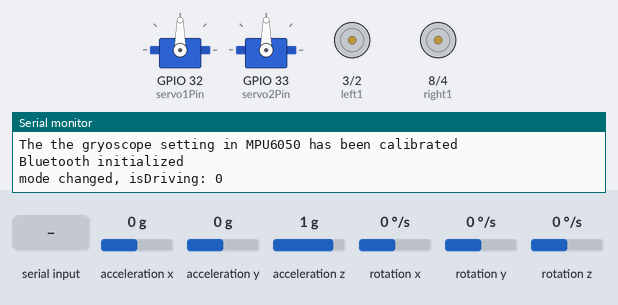
Bench run of a sketch on a simulated ESP32-S3. Shown: 2 × servo, motor-driver pin pairs drawn as motors (green arrow = first pin HIGH = forward, orange = second pin HIGH = backward, longer = more drive, scaled by the enable pin), the last lines printed to the serial monitor. Wiring (inferred from the names in the program): MPU-6050 motion sensor at I2C address 0x68. The inputs (shaded band) are chosen by the test bench; at power-on: acceleration z 1 g, acceleration y 0 g, acceleration x 0 g, rotation x 0 °/s, rotation y 0 °/s, rotation z 0 °/s. Nothing arrives over Bluetooth unless stated.

Above: at 1.5 s.
1.6 s: "a" received over Serial
At 3.7 s:
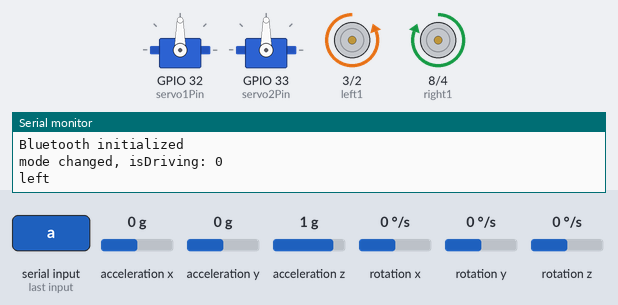
4.6 s: "w" received over the second serial link
At 5.1 s:
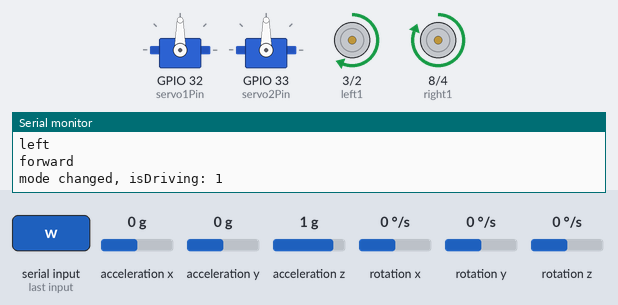
6.1 s: acceleration z set to 0 g
At 8.7 s:
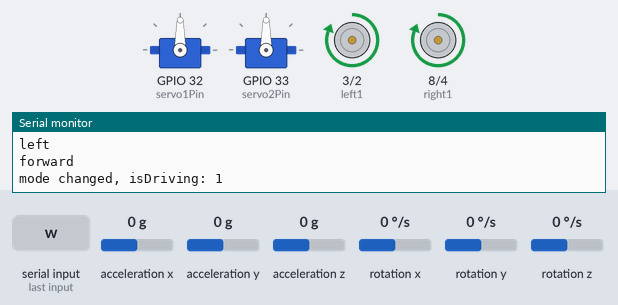
9.1 s: "d" received over Serial
At 9.9 s:
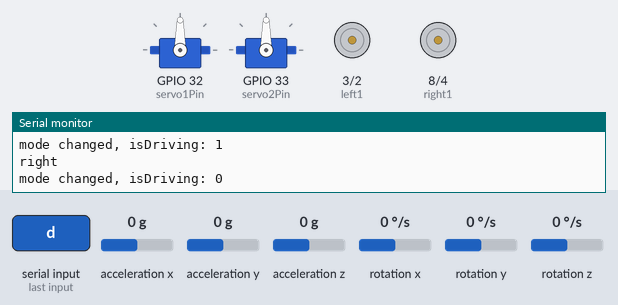
10.6 s: acceleration y set to -1.4 g
At 12.8 s:
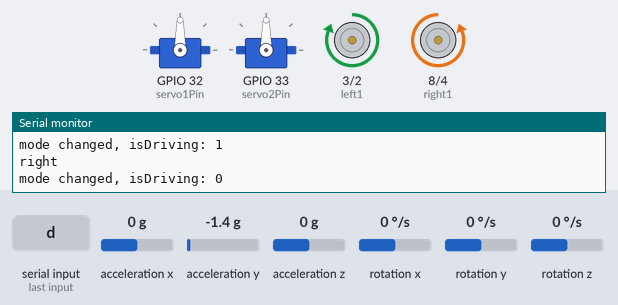
13.6 s: acceleration y set to 0 g
At 14.7 s:
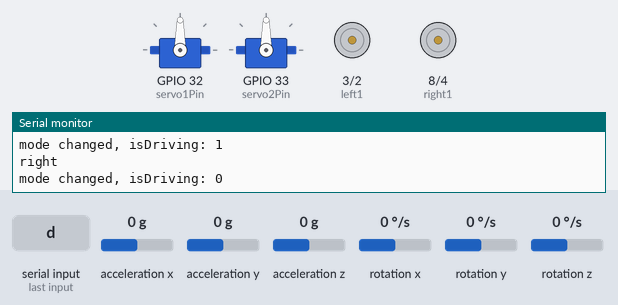
Timing chart, 0 to 16.1 s (numbered marks = the images above; inputs shaded):
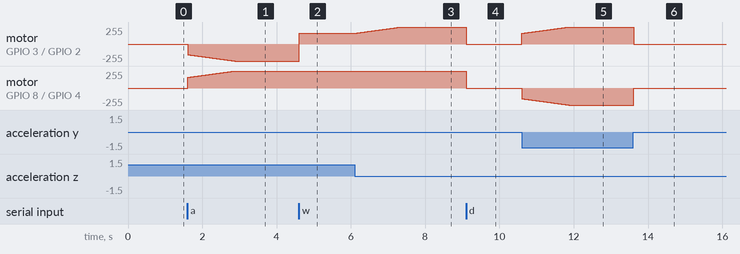

The sketch:

driving_straight_MPU6050_v1.ino
```cpp
/*To understand the context and purpose of this code, visit:
 * https://www.instructables.com/How-to-Make-a-Robot-Car-Drive-Straight-and-Turn-Ex/
 * This code makes references to steps on this Instructables website
 * written by square1a on 7th July 2022
 *
 * Acknowledgement:
 * some of the MPU6050-raw-data-extraction code in void loop() and most in calculateError() are written by Dejan from:
 * https://howtomechatronics.com/tutorials/arduino/arduino-and-mpu6050-accelerometer-and-gyroscope-tutorial/
*/
#include <Wire.h>
#include <BluetoothSerial.h>
#include <ESP32Servo.h>
//control pins for left and right motors
const int leftSpeedPin = 9; //means pin 9 on the Arduino controls the speed of left motor
const int rightSpeedPin = 5;
const int left1 = 3; //left 1 and left 2 control the direction of rotation of left motor
const int left2 = 2;
const int right1 = 8;
const int right2 = 4;

const int MPU = 0x68; // MPU6050 I2C address
float AccX, AccY, AccZ; //linear acceleration
float GyroX, GyroY, GyroZ; //angular velocity
float accAngleX, accAngleY, gyroAngleX, gyroAngleY, gyroAngleZ; //used in void loop()
float roll, pitch, yaw;
float AccErrorX, AccErrorY, GyroErrorX, GyroErrorY, GyroErrorZ;
float elapsedTime, currentTime, previousTime;
int getSerialValue = 0;

const int maxSpeed = 255; //max PWM value written to motor speed pin. It is typically 255.
const int minSpeed = 160; //min PWM value at which motor moves
float angle; //due to how I orientated my MPU6050 on my car, angle = roll
float targetAngle = 0;
int equilibriumSpeed = 100; //rough estimate of PWM at the speed pin of the stronger motor, while driving straight
//and weaker motor at maxSpeed
int leftSpeedPinVal;
int rightSpeedVal;
bool isDriving = false; //if the car driving forward OR rotate/stationary
bool prevIsDriving = true; //equals isDriving in the previous iteration of void loop()
bool paused = false; //is the program paused

Servo servoMotor1;
Servo servoMotor2;
int servo1Pin = 32; // Example, need to redefine
int servo2Pin = 33;
int minUs = 500;
int maxUs = 2500;

BluetoothSerial SerialBT;

void callback(esp_spp_cb_event_t event, esp_spp_cb_param_t *param){
  if(event == ESP_SPP_SRV_OPEN_EVT)
  {
    Serial.println("A client is connected to ESP32");
  }
}

void setup()
{
  Serial.begin(9600);
  Wire.begin();                      // Initialize comunication
  Wire.beginTransmission(MPU);       // Start communication with MPU6050 // MPU=0x68
  Wire.write(0x6B);                  // Talk to the register 6B
  Wire.write(0x00);                  // Make reset - place a 0 into the 6B register
  Wire.endTransmission(true);        //end the transmission
  // Call this function if you need to get the IMU error values for your module
  calculateError();
  delay(20);
  ESP32PWM::allocateTimer(0);
	ESP32PWM::allocateTimer(1);
	ESP32PWM::allocateTimer(2);
	ESP32PWM::allocateTimer(3);
  servoMotor1.setPeriodHertz(50);      // Standard 50hz servo
	servoMotor2.setPeriodHertz(50);      // Standard 50hz servo
  servoMotor1.attach(servo1Pin, minUs, maxUs);
	servoMotor2.attach(servo2Pin, minUs, maxUs);
  servoMotor1.write(90);
  servoMotor2.write(90);

  pinMode(left1, OUTPUT);
  pinMode(left2, OUTPUT);
  pinMode(right1, OUTPUT);
  pinMode(right2, OUTPUT);
  pinMode(leftSpeedPin, OUTPUT);
  pinMode(rightSpeedPin, OUTPUT);
  currentTime = micros();

  SerialBT.register_callback(callback);

  if(!SerialBT.begin("ESP32-Bluetooth"))
  {
    Serial.println("An error occurred initializing Bluetooth");
  }
  else
  {
    Serial.println("Bluetooth initialized");
  }
}

void loop()
{
  // === Read accelerometer (on the MPU6050) data === //
  readAcceleration();
  // Calculating Roll and Pitch from the accelerometer data
  accAngleX = (atan(AccY / sqrt(pow(AccX, 2) + pow(AccZ, 2))) * 180 / PI) - AccErrorX; //AccErrorX is calculated in the calculateError() function
  accAngleY = (atan(-1 * AccX / sqrt(pow(AccY, 2) + pow(AccZ, 2))) * 180 / PI) - AccErrorY;

  // === Read gyroscope (on the MPU6050) data === //
  previousTime = currentTime;
  currentTime = micros();
  elapsedTime = (currentTime - previousTime) / 1000000; // Divide by 1000 to get seconds
  readGyro();
  // Correct the outputs with the calculated error values
  GyroX -= GyroErrorX; //GyroErrorX is calculated in the calculateError() function
  GyroY -= GyroErrorY;
  GyroZ -= GyroErrorZ;
  // Currently the raw values are in degrees per seconds, deg/s, so we need to multiply by sendonds (s) to get the angle in degrees
  gyroAngleX += GyroX * elapsedTime; // deg/s * s = deg
  gyroAngleY += GyroY * elapsedTime;
  yaw += GyroZ * elapsedTime;
  //combine accelerometer- and gyro-estimated angle values. 0.96 and 0.04 values are determined through trial and error by other people
  roll = 0.96 * gyroAngleX + 0.04 * accAngleX;
  pitch = 0.96 * gyroAngleY + 0.04 * accAngleY;
  angle = roll; //if you mounted MPU6050 in a different orientation to me, angle may not = roll. It can roll, pitch, yaw or minus version of the three
  //for me, turning right reduces angle. Turning left increases angle.

  // Print the values on the serial monitor
  if(Serial.available() || SerialBT.available() > 0)
  {
    char getSerialValue;
    if (Serial.available())
    {
      getSerialValue = Serial.read();
    }
    else if (SerialBT.available())
    {
      getSerialValue = SerialBT.read();
    }

    if (getSerialValue == 'w') //drive forward
    {
      Serial.println("forward");
      isDriving = true;
    }
    else if (getSerialValue == 'a') //turn left
    {
      Serial.println("left");
      targetAngle += 90;
      if (targetAngle > 180){
        targetAngle -= 360;
      }
      isDriving = false;
    }
    else if (getSerialValue == 'd') //turn right
    {
      Serial.println("right");
      targetAngle -= 90;
      if (targetAngle <= -180)
      {
        targetAngle += 360;
      }
      isDriving = false;
    }
    else if (getSerialValue == 'q') //stop or brake
    {
      Serial.println("stop");
      isDriving = false;
    }
    else if (getSerialValue == 'i') //print information. When car is stationary, GyroX should approx. = 0.
    {
      Serial.print("angle: ");
      Serial.println(angle);
      Serial.print("targetAngle: ");
      Serial.println(targetAngle);
      Serial.print("GyroX: ");
      Serial.println(GyroX);
      Serial.print("elapsedTime (in ms): "); //estimates time to run void loop() once
      Serial.println(elapsedTime * pow(10, 3));
      Serial.print("equilibriumSpeed: ");
      Serial.println(equilibriumSpeed);
    }
    else if (getSerialValue == 'p') //pause the program
    {
      paused = !paused;
      stopCar();
      isDriving = false;
      Serial.println("key p was pressed, which pauses/unpauses the program");
    }
  }

  static int count;
  static int countStraight;

  if (count < 6)
  {
    count ++;
  }
  else //runs once after void loop() runs 7 times. void loop runs about every 2.8ms, so this else condition runs every 19.6ms or 50 times/second
  {
    count = 0;
    if (!paused)
    {
      if (isDriving != prevIsDriving)
      {
          leftSpeedPinVal = equilibriumSpeed;
          countStraight = 0;
          Serial.print("mode changed, isDriving: ");
          Serial.println(isDriving);
      }
      if (isDriving)
      {
        if (abs(targetAngle - angle) < 3)
        {
          if (countStraight < 20)
          {
            countStraight ++;
          }
          else
          {
            countStraight = 0;
            equilibriumSpeed = leftSpeedPinVal; //to find equilibrium speed, 20 consecutive readings need to indicate car is going straight
            Serial.print("EQUILIBRIUM reached, equilibriumSpeed: ");
            Serial.println(equilibriumSpeed);
          }
        }
        else
        {
          countStraight = 0;
        }
        driving();
      }
	    else
      {
        rotate();
      }
      prevIsDriving = isDriving;
    }
  }
}

void driving () //called by void loop(), which isDriving = true
{
  int deltaAngle = round(targetAngle - angle); //rounding is neccessary, since you never get exact values in reality
  forward();

  if (deltaAngle != 0)
  {
    controlSpeed();
    rightSpeedVal = maxSpeed;
    analogWrite(rightSpeedPin, rightSpeedVal);
    analogWrite(leftSpeedPin, leftSpeedPinVal);
  }
}

void controlSpeed() //this function is called by driving ()
{
  int deltaAngle = round(targetAngle - angle);
  int targetGyroX;

  //setting up propoertional control, see Step 3 on the website
  if (deltaAngle > 30){
      targetGyroX = 60;
  } else if (deltaAngle < -30){
    targetGyroX = -60;
  } else {
    targetGyroX = 2 * deltaAngle;
  }

  if (round(targetGyroX - GyroX) == 0){
    ;
  } else if (targetGyroX > GyroX){
    leftSpeedPinVal = changeSpeed(leftSpeedPinVal, -1); //would increase GyroX
  } else {
    leftSpeedPinVal = changeSpeed(leftSpeedPinVal, +1);
  }
}

void rotate () //called by void loop(), which isDriving = false
{
  int deltaAngle = round(targetAngle - angle);
  int targetGyroX;

  if (abs(deltaAngle) <= 1)
  {
    stopCar();
  }
  else
  {
    if (angle > targetAngle) { //turn left
      left();
    } else if (angle < targetAngle) {//turn right
      right();
    }

    //setting up propoertional control, see Step 3 on the website
    if (abs(deltaAngle) > 30){
      targetGyroX = 60;
    } else {
      targetGyroX = 2 * abs(deltaAngle);
    }

    if (round(targetGyroX - abs(GyroX)) == 0){
      ;
    } else if (targetGyroX > abs(GyroX)){
      leftSpeedPinVal = changeSpeed(leftSpeedPinVal, +1); //would increase abs(GyroX)
    } else {
      leftSpeedPinVal = changeSpeed(leftSpeedPinVal, -1);
    }
    rightSpeedVal = leftSpeedPinVal;
    analogWrite(rightSpeedPin, rightSpeedVal);
    analogWrite(leftSpeedPin, leftSpeedPinVal);
  }
}

int changeSpeed (int motorSpeed, int increment)
{
  motorSpeed += increment;

  if (motorSpeed > maxSpeed)  //to prevent motorSpeed from exceeding 255, which is a problem when using analogWrite
  {
    motorSpeed = maxSpeed;
  }
  else if (motorSpeed < minSpeed)
  {
    motorSpeed = minSpeed;
  }
  return motorSpeed;
}

void calculateError() // When this function is called, ensure the car is stationary. See Step 2 for more info
{
  // Read accelerometer values 200 times
  getSerialValue = 0;
  while (getSerialValue < 200) {
    readAcceleration();
    // Sum all readings
    AccErrorX += (atan((AccY) / sqrt(pow((AccX), 2) + pow((AccZ), 2))) * 180 / PI);
    AccErrorY += (atan(-1 * (AccX) / sqrt(pow((AccY), 2) + pow((AccZ), 2))) * 180 / PI);
    getSerialValue++;
  }
  //Divide the sum by 200 to get the error value, since expected value of reading is zero
  AccErrorX = AccErrorX / 200;
  AccErrorY = AccErrorY / 200;
  getSerialValue = 0;

  // Read gyro values 200 times
  while (getSerialValue < 200) {
    readGyro();
    // Sum all readings
    GyroErrorX += GyroX;
    GyroErrorY += GyroY;
    GyroErrorZ += GyroZ;
    getSerialValue++;
  }
  //Divide the sum by 200 to get the error value
  GyroErrorX = GyroErrorX / 200;
  GyroErrorY = GyroErrorY / 200;
  GyroErrorZ = GyroErrorZ / 200;
  Serial.println("The the gryoscope setting in MPU6050 has been calibrated");
}

void readAcceleration()
{
  Wire.beginTransmission(MPU);
  Wire.write(0x3B); // Start with register 0x3B (ACCEL_XOUT_H)
  Wire.endTransmission(false);
  Wire.requestFrom(MPU, 6, true); // Read 6 registers total, each axis value is stored in 2 registers
  //For a range of +-2g, we need to divide the raw values by 16384, according to the MPU6050 datasheet
  AccX = (Wire.read() << 8 | Wire.read()) / 16384.0; // X-axis value
  AccY = (Wire.read() << 8 | Wire.read()) / 16384.0; // Y-axis value
  AccZ = (Wire.read() << 8 | Wire.read()) / 16384.0; // Z-axis value
}

void readGyro()
{
  Wire.beginTransmission(MPU);
  Wire.write(0x43);
  Wire.endTransmission(false);
  Wire.requestFrom(MPU, 6, true);
  GyroX = (Wire.read() << 8 | Wire.read()) / 131.0;
  GyroY = (Wire.read() << 8 | Wire.read()) / 131.0;
  GyroZ = (Wire.read() << 8 | Wire.read()) / 131.0;
}

void stopCar()
{
  digitalWrite(right1, LOW);
  digitalWrite(right2, LOW);
  digitalWrite(left1, LOW);
  digitalWrite(left2, LOW);
  analogWrite(rightSpeedPin, 0);
  analogWrite(leftSpeedPin, 0);
}

void forward()
{ //drives the car forward, assuming leftSpeedPinVal and rightSpeedVal are set high enough
  digitalWrite(right1, HIGH); //the right motor rotates FORWARDS when right1 is HIGH and right2 is LOW
  digitalWrite(right2, LOW);
  digitalWrite(left1, HIGH);
  digitalWrite(left2, LOW);
}

void left()
{ //rotates the car left, assuming speed leftSpeedPinVal and rightSpeedVal are set high enough
  digitalWrite(right1, LOW);
  digitalWrite(right2, HIGH);
  digitalWrite(left1, HIGH);
  digitalWrite(left2, LOW);
}

void right()
{
  digitalWrite(right1, HIGH);
  digitalWrite(right2, LOW);
  digitalWrite(left1, LOW);
  digitalWrite(left2, HIGH);
}
```

Measured:
- after the input at 1.6 s, motor on GPIO 3 (left1) / GPIO 2 (left2): moves from stopped to backward 255/255 over 1.3 s, starting at once; motor on GPIO 8 (right1) / GPIO 4 (right2): moves from stopped to forward 255/255 over 1.3 s, starting at once
- after the input at 4.6 s, motor on GPIO 3 (left1) / GPIO 2 (left2): backward 255/255 → forward 160/255 at once
- after the input at 6.1 s, motor on GPIO 3 (left1) / GPIO 2 (left2): moves from forward 160/255 to forward 255/255 over 1.2 s, starting at once
- after the input at 9.1 s, motor on GPIO 3 (left1) / GPIO 2 (left2), motor on GPIO 8 (right1) / GPIO 4 (right2): forward 255/255 → stopped at once
- after the input at 10.6 s, motor on GPIO 3 (left1) / GPIO 2 (left2): moves from stopped to forward 255/255 over 1.3 s, starting at once; motor on GPIO 8 (right1) / GPIO 4 (right2): moves from stopped to backward 255/255 over 1.3 s, starting at once
- after the input at 13.6 s, motor on GPIO 3 (left1) / GPIO 2 (left2): forward 255/255 → stopped at once; motor on GPIO 8 (right1) / GPIO 4 (right2): backward 255/255 → stopped at once
